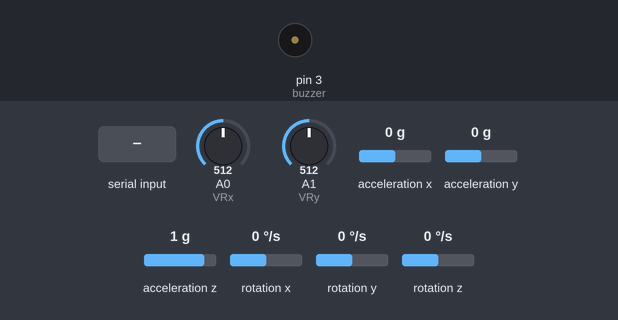
Recording of a sketch running on a simulated Arduino Uno, built with avr-gcc and run on an emulated ATmega328P. Shown: buzzer (waves = sounding). Wiring (inferred from the names in the program): MPU-6050 motion sensor at I2C address 0x68. Inputs (shaded band) come from the test bench; at power-on: acceleration x 0 g, A0 (VRx) = 512, A1 (VRy) = 512, acceleration y 0 g, acceleration z 1 g, rotation x 0 °/s, rotation y 0 °/s, rotation z 0 °/s. What the sketch prints to the serial monitor is not drawn.

Above: at 1.2 s.
1.3 s: "H\n" received over Serial
At 1.66 s:
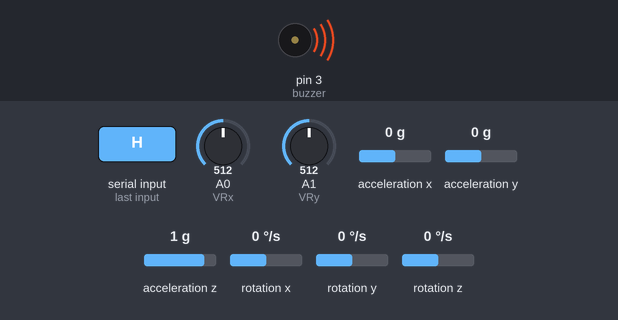
3.4 s: acceleration x set to -0.2 g
Timing chart, 0 to 6.4 s (numbered marks = the images above; inputs shaded):
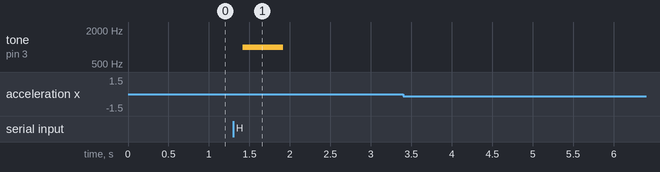

Measured:
- after the input at 1.3 s, tone on pin 3 (buzzer): silent → 1000 Hz after 0.12 s, → silent 0.50 s later
- after the input at 3.4 s, every drawn part: stays the same

The sketch:

Control_data.ino
```cpp
#include<Wire.h>
const int MPU=0x68;
int16_t AcX,AcY,AcZ,Tmp,GyX,GyY,GyZ;
int VRx = A0;
int VRy = A1;
//int SW = 2;


int xPosition = 0;
int yPosition = 0;
int SW_state = 0;
int mapX = 0;
int mapY = 0;

int eaton;
int buzzer = 3;
//char tmp_str[7];

void setup(){
  Wire.begin();
  Wire.beginTransmission(MPU);
  Wire.write(0x6B);
  Wire.write(0);
  Wire.endTransmission(true);
  Serial.begin(250000);
  pinMode(VRx, INPUT);
  pinMode(VRy, INPUT);
  //pinMode(SW, INPUT_PULLUP);
  pinMode(buzzer, OUTPUT);
}
void loop(){
  Wire.beginTransmission(MPU);
  Wire.write(0x3B);
  Wire.endTransmission(false);
  Wire.requestFrom(MPU,14,true);    //each measurement has 2 registers
  AcX=Wire.read()<<8|Wire.read();
  AcY=Wire.read()<<8|Wire.read();
  AcZ=Wire.read()<<8|Wire.read();
  //Tmp = Wire.read()<<8 | Wire.read();
  //GyX=Wire.read()<<8|Wire.read();
  //GyY=Wire.read()<<8|Wire.read();
  //GyZ=Wire.read()<<8|Wire.read();

  xPosition = analogRead(VRx);
  yPosition = analogRead(VRy);
  //SW_state = digitalRead(SW);

  // Maps joystick input from -5 to 5 with 0 as the origin (joystick not used)
  mapX = map(xPosition + 18, 0, 1023, -5, 5);
  mapY = map(yPosition + 18, 0, 1023, -5, 5);

  if (mapX || mapY ){   // Stops Joystick input to Serial if both mapX and mapY are 0 (Joystick not used)
    Serial.print("Joystick: ");
    Serial.print("X: ");
    Serial.print(mapX);
    Serial.print(" | Y: ");
    Serial.print(mapY);
    Serial.print("\n");
    //Serial.print(" | Button: ");
    //Serial.println(SW_state);
  }

  // Accelerometer data used for tilt detection. Ranges are defined based on MPU6050 raw data when used
  if (AcX < 2000 && AcY > 1000)
    Serial.println("MPU: 2"); //Down
  else if (AcX < 2000 && AcY < -1000)
    Serial .println("MPU: 8"); //Up
  else if (AcX < -1000 && AcY > -1000)
    Serial .println("MPU: 6"); //right
  else if (AcX > 2000 && AcY > -1000)
    Serial .println("MPU: 4"); //left
/*
  //Serial.print("Tempature: ");
  //Serial.println(Tmp/340.00+36.53);

  Serial.print("Gyroscope: ");
  Serial.print("X = "); Serial.print(GyX);
  Serial.print(" | Y = "); Serial.print(GyY);
  Serial.print(" | Z = "); Serial.println(GyZ);

  */

  //using a single flag to turn the buzzer on and off in the same go
  //~Ryans idea
  if (Serial.available() > 0) {
    // read the oldest byte in the serial buffer:
    eaton = Serial.read();
    // if it's a capital H (ASCII 72), turn on the Buzzer;
    if (eaton == 'H') {
      tone(buzzer, 1000,500);
    }

  }
  delay(200);
}
```
